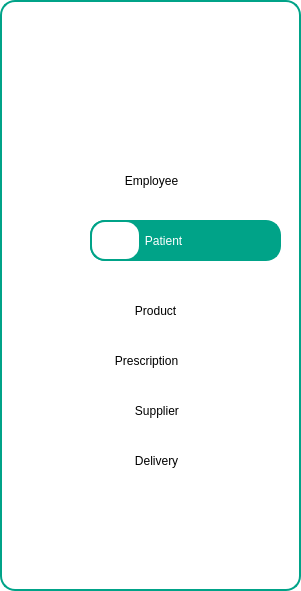
   <widget class="QFrame" name="frame">
    <property name="geometry">
     <rect>
      <x>-90</x>
      <y>0</y>
      <width>301</width>
      <height>591</height>
     </rect>
    </property>
    <property name="styleSheet">
     <string notr="true">QFrame {
    background-color: white;
    width: 10px;
    border: 2px solid #00a388;
    border-radius: 15px;
}</string>
    </property>
    <property name="frameShape">
     <enum>QFrame::NoFrame</enum>
    </property>
    <widget class="QLabel" name="label_2">
     <property name="geometry">
      <rect>
       <x>90</x>
       <y>220</y>
       <width>191</width>
       <height>41</height>
      </rect>
     </property>
     <property name="styleSheet">
      <string notr="true">QFrame {
	background-color: rgb(68, 170, 148);
	background-color: #00a388;
    width: 10px;
    border: 2px solid #00a388;
    border-radius: 15px;
}
QLabel{
	
	font: 700 12pt &quot;Segoe UI&quot;;
	color: rgb(255, 255, 255);
}
</string>
     </property>
     <property name="text">
      <string>               Patient</string>
     </property>
    </widget>
    <widget class="QLabel" name="label">
     <property name="geometry">
      <rect>
       <x>110</x>
       <y>10</y>
       <width>111</width>
       <height>91</height>
      </rect>
     </property>
     <property name="styleSheet">
      <string notr="true">border-color: rgb(255, 255, 255);</string>
     </property>
     <property name="text">
      <string/>
     </property>
     <property name="pixmap">
      <pixmap>../../../image icon/image icon/WhatsApp Image 2024-10-20 à 01.50.20_eeb96e69.jpg</pixmap>
     </property>
     <property name="scaledContents">
      <bool>true</bool>
     </property>
    </widget>
    <widget class="QLabel" name="label_4">
     <property name="geometry">
      <rect>
       <x>70</x>
       <y>160</y>
       <width>201</width>
       <height>41</height>
      </rect>
     </property>
     <property name="styleSheet">
      <string notr="true">QFrame {
	background-color: white;
    width: 10px;
    border: 2px solid white;
    border-radius: 15px;
}
QLabel{
	
	font: 700 12pt &quot;Segoe UI&quot;;
	color: black;
}
</string>
     </property>
     <property name="text">
      <string>               Employee</string>
     </property>
    </widget>
    <widget class="QLabel" name="label_5">
     <property name="geometry">
      <rect>
       <x>80</x>
       <y>290</y>
       <width>181</width>
       <height>41</height>
      </rect>
     </property>
     <property name="styleSheet">
      <string notr="true">QFrame {
	background-color: white;
    width: 10px;
    border: 2px solid white;
    border-radius: 15px;
}
QLabel{
	
	font: 700 12pt &quot;Segoe UI&quot;;
	color: black;
}
</string>
     </property>
     <property name="text">
      <string>               Product</string>
     </property>
    </widget>
    <widget class="QLabel" name="label_6">
     <property name="geometry">
      <rect>
       <x>70</x>
       <y>340</y>
       <width>211</width>
       <height>41</height>
      </rect>
     </property>
     <property name="styleSheet">
      <string notr="true">QFrame {
	background-color: white;
    width: 10px;
    border: 2px solid white;
    border-radius: 15px;
}
QLabel{
	
	font: 700 12pt &quot;Segoe UI&quot;;
	color: black;
}
</string>
     </property>
     <property name="text">
      <string>            Prescription</string>
     </property>
    </widget>
    <widget class="QLabel" name="label_3">
     <property name="geometry">
      <rect>
       <x>90</x>
       <y>220</y>
       <width>51</width>
       <height>41</height>
      </rect>
     </property>
     <property name="text">
      <string/>
     </property>
     <property name="pixmap">
      <pixmap>../pharmasoin/image icon/Male_patient_icon-removebg-preview (1).png</pixmap>
     </property>
     <property name="scaledContents">
      <bool>true</bool>
     </property>
    </widget>
    <widget class="QLabel" name="label_16">
     <property name="geometry">
      <rect>
       <x>110</x>
       <y>90</y>
       <width>131</width>
       <height>51</height>
      </rect>
     </property>
     <property name="styleSheet">
      <string notr="true">border-color: rgb(255, 255, 255);
border: 4px solid white;</string>
     </property>
     <property name="text">
      <string/>
     </property>
     <property name="pixmap">
      <pixmap>../../../image icon/image icon/Pharmasoin-20-10-2024.png</pixmap>
     </property>
     <property name="scaledContents">
      <bool>true</bool>
     </property>
     <property name="wordWrap">
      <bool>false</bool>
     </property>
    </widget>
    <widget class="QLabel" name="label_17">
     <property name="geometry">
      <rect>
       <x>90</x>
       <y>390</y>
       <width>161</width>
       <height>41</height>
      </rect>
     </property>
     <property name="styleSheet">
      <string notr="true">QFrame {
	background-color: white;
    width: 10px;
    border: 2px solid white;
    border-radius: 15px;
}
QLabel{
	
	font: 700 12pt &quot;Segoe UI&quot;;
	color: black;
}
</string>
     </property>
     <property name="text">
      <string>            Supplier</string>
     </property>
    </widget>
    <widget class="QLabel" name="label_18">
     <property name="geometry">
      <rect>
       <x>90</x>
       <y>440</y>
       <width>171</width>
       <height>41</height>
      </rect>
     </property>
     <property name="styleSheet">
      <string notr="true">QFrame {
	background-color: white;
    width: 10px;
    border: 2px solid white;
    border-radius: 15px;
}
QLabel{
	
	font: 700 12pt &quot;Segoe UI&quot;;
	color: black;
}
</string>
     </property>
     <property name="text">
      <string>            Delivery</string>
     </property>
    </widget>
   </widget>
